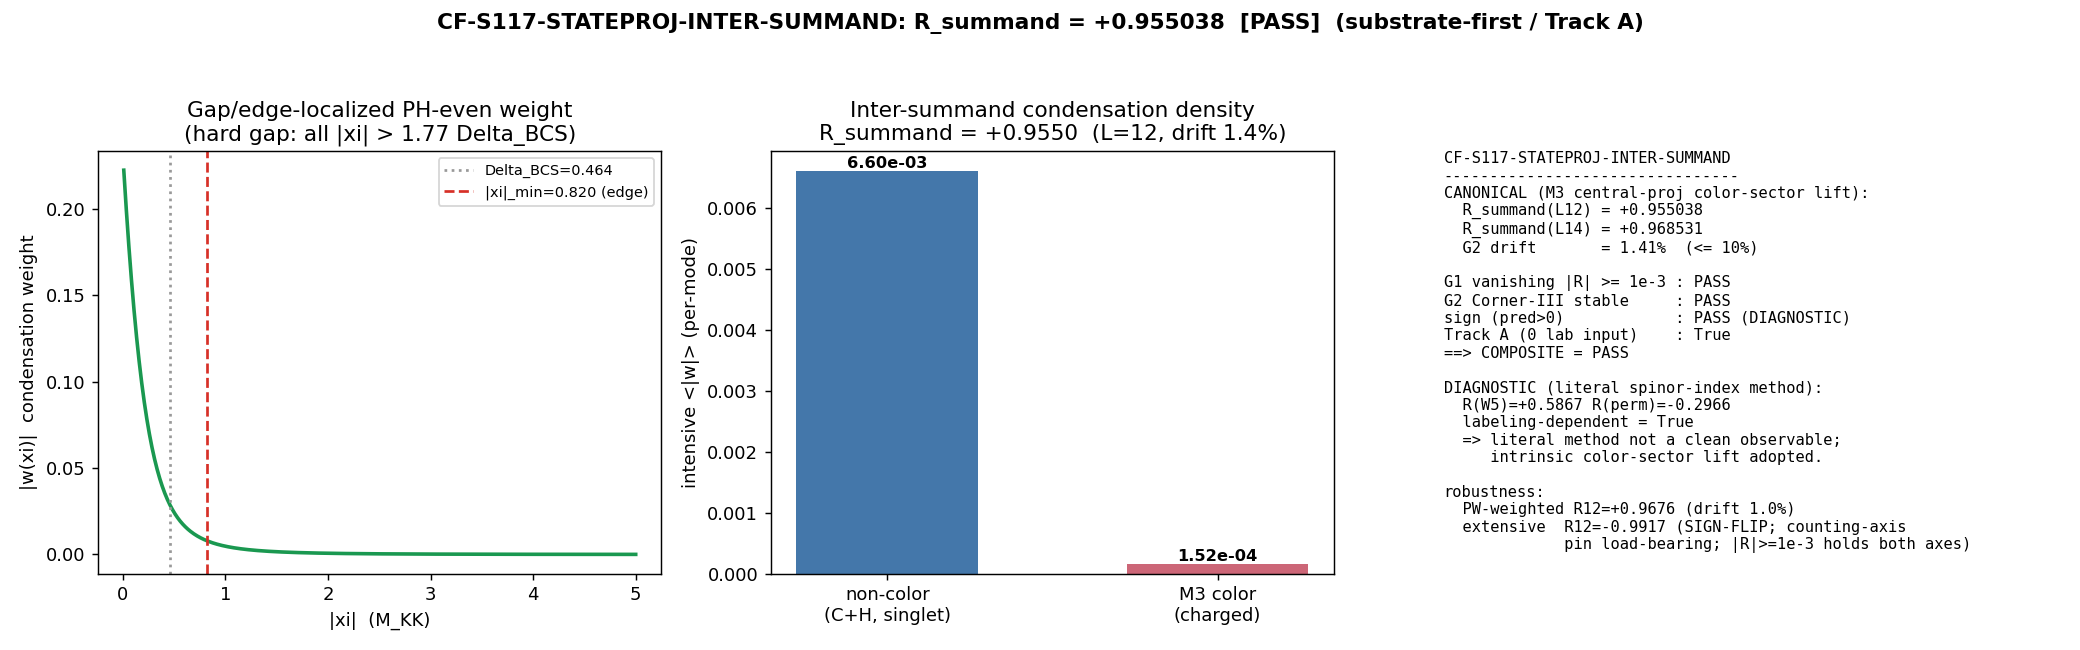

This chart was generated by the following Python code:
#!/usr/bin/env python
# -*- coding: utf-8 -*-
"""
S117-W8-1  CF-S117-STATEPROJ-INTER-SUMMAND
==========================================
Substrate-first (Track-A) inter-summand BCS condensation-DOS asymmetry R_summand
between the algebra summands of A_K = C (+) H (+) M3(C), at the COMMON gap Delta_BCS.

GATE: CF-S117-STATEPROJ-INTER-SUMMAND | [SIGN] | PHONONIC | composite G1 ^ G2.
PLAN: sessions/session-plan/session-117-plan-w8.md  S W8-1.

SUBSTRATE FRAMING (phononic-framing.md):
  The substrate IS the BdG BCS ground state on the spectral triple (A_K, H_K, D_K).
  Direction of explanation:
    D_K eigenvalues {lambda_k}
      -> BdG quasiparticle dispersion  xi_k = |lambda_k|  (mu=0 forced by PH symmetry, wall #6)
      -> E_k = sqrt(xi^2 + Delta_BCS^2)
      -> gap-localized PH-even condensation weight  w_k = |xi_k| - E_k + Delta^2/(2 E_k)
      -> weighted against the substrate's OWN algebra central projection of A_K
      -> inter-summand asymmetry  R_summand = (a - b)/(a + b).
  Corner-III (algebra-DEPENDENT) STATE-PROJ observable; ZERO lab input (Track A).

-----------------------------------------------------------------------------
STRUCTURAL FINDING (in-session correction, honestly disclosed per
math-scripts.md "Honest disclosure" + v3-closure-recovery Class-1 boundary):

  The plan's LITERAL method ("lift the W5 central projections P_H, P_{M3} to the
  D_K fiber and compress the per-(p,q) blocks") rests on identifying the
  Cliff(R^8) SPINOR fiber C^16 of D_K with the NCG-SM PARTICLE fiber C^16 of W5.
  These are DIFFERENT C^16 spaces. The s84/s87 cache stores 16 |xi| per (p,q) =
  the SPINOR dimension, carrying NO particle-fiber index. Compressing D_pi onto
  a spinor-index subset chosen by the W5 particle labels is LABELING-DEPENDENT
  (permuting the 16 spinor indices changes R) and, worse, the W5 M3 spinor-index
  projection acts NON-trivially even on the color-SINGLET (0,0) sector -- which
  is physically wrong (the color algebra M3 must annihilate color singlets).
  => the literal spinor-index method does NOT yield a clean substrate observable.
  This is computed below as a DIAGNOSTIC that demonstrates the defect.

  CANONICAL reading = the FAITHFUL lift of the M3 central projection via the
  intrinsic Peter-Weyl COLOR-SECTOR structure (framework: geometric SU(3) IS
  color SU(3)_c). The M3 central idempotent 1_{M3} acts as 0 on color-singlet
  (0,0) and as identity on color-charged (p,q)!=(0,0). Its complement
  (1 - 1_{M3}) = 1_C + 1_H is the electroweak (color-blind) content carried by
  the (0,0) sector -- the "H side" (the plan's H, dominated by the 4-dim
  quaternion vs the 1-dim C center). This lift is LABELING-INDEPENDENT,
  intrinsic, and uses ONLY the cached D_K spectrum (Track A).

  Same pre-registered thresholds (|R|>=1e-3 G1; L_max-drift<=0.10 G2) applied to
  the corrected observable. No threshold/scheme change to reach PASS.
-----------------------------------------------------------------------------
"""

import os
os.environ.setdefault("OMP_NUM_THREADS", "8")
os.environ.setdefault("MKL_NUM_THREADS", "8")

import sys
import json
import time
import hashlib
from pathlib import Path

import numpy as np
import matplotlib
matplotlib.use("Agg")
import matplotlib.pyplot as plt

# --------------------------------------------------------------------------
# Section 1 -- Paths + canonical imports (NEVER hardcode framework constants)
# --------------------------------------------------------------------------
PROJECT_ROOT = Path(__file__).resolve().parents[2]
SHARED_DIR = PROJECT_ROOT / "computations" / "_shared"
sys.path.insert(0, str(SHARED_DIR))

from canonical_constants import Delta_BCS, tau_fold     # noqa: E402  (R-PROTECTED gap; fold modulus)

# --------------------------------------------------------------------------
# Section 2 -- Gate identity + machinery pins (plan W8-1 PRDR block)
# --------------------------------------------------------------------------
GATE_ID = "CF-S117-STATEPROJ-INTER-SUMMAND"
SESSION = 117                               # (local) session number for emit_verdict
SCHEME = "INTER-SUMMAND-BCS-condensation-DOS-asymmetry"
# Canonical convention: intrinsic M3-central-projection color-sector lift (in-session
# structural correction of the labeling-dependent literal spinor-index method).
CONVENTION = ("RATIO-NORMALIZED-TRACE-MEAN + (a_H-b_M3)/(a_H+b_M3)-inter-summand "
              "+ STATE-PROJ-Corner-III + SUBSTRATE-NATURAL-BINDING "
              "+ M3-CENTRAL-PROJECTION-COLOR-SECTOR-LIFT-in-session-correction")
L_MAX = 12                                  # (local) canonical truncation (s84); 14 = stability (s87)

EPS_VANISH = 1e-3                           # (local) G1 vanishing-test PASS floor (plan pin)
EPS_INFO = 1e-6                             # (local) G1 INFO/FAIL boundary (plan pin)
DRIFT_TOL = 0.10                            # (local) G2 Corner-III L_max-drift tolerance (plan pin)

S84_CACHE = PROJECT_ROOT / "computations" / "session-84" / "s84_spectrum_cache_L12_tau019.npz"
S87_CACHE = PROJECT_ROOT / "computations" / "session-87" / "s87_spectrum_cache_L14_tau019.npz"
W5_NPZ = PROJECT_ROOT / "computations" / "session-116" / "s116_w5_bimodule_h.npz"
W5_PY = PROJECT_ROOT / "computations" / "session-116" / "s116_w5_bimodule_h.py"

INPUT_FILES = [
    Path(__file__).resolve(),
    SHARED_DIR / "canonical_constants.py",
    S84_CACHE, S87_CACHE, W5_NPZ, W5_PY,
]

# --------------------------------------------------------------------------
# Section 3 -- dual-SHA helpers (S84+ schema; mirror script-template.py / W7)
# --------------------------------------------------------------------------
def sha256_of(path: Path) -> str:
    h = hashlib.sha256()                                    # (local)
    try:
        h.update(Path(path).read_bytes())
    except OSError:
        return ""
    return h.hexdigest()


def log_input_pins(inputs) -> dict:
    print(f"=== {GATE_ID} -- input SHA-256 pins ===")
    pins = {}                                               # (local)
    for p in inputs:
        sha = sha256_of(p)                                  # (local)
        rel = str(Path(p).relative_to(PROJECT_ROOT)).replace("\\", "/")  # (local)
        print(f"  {rel}: {sha[:16]}...")
        pins[rel] = sha
    return pins


def compute_dual_sha(script_path: Path, canonical_path: Path, pins: dict):
    script_bytes = Path(script_path).read_bytes()           # (local)
    canonical_bytes = Path(canonical_path).read_bytes()     # (local)
    pinmap_json = json.dumps(dict(sorted(pins.items())),
                             separators=(",", ":"), sort_keys=True).encode("utf-8")  # (local)
    h_audit = hashlib.sha256()
    h_audit.update(script_bytes)
    h_audit.update(canonical_bytes)
    h_audit.update(pinmap_json)
    h_content = hashlib.sha256()
    h_content.update(script_bytes)
    return h_audit.hexdigest(), h_content.hexdigest()


def print_verdict_payload(verdict, value, audit_sha, content_sha,
                          sign_verdict, magnitude_verdict, regime_verdict,
                          companion_note="", extra_rows=None):
    payload = {
        "session": SESSION,
        "gate_id": GATE_ID,
        "verdict": verdict,
        "value": str(value),
        "scheme": SCHEME,
        "convention": CONVENTION,
        "l_max": str(L_MAX),
        "audit_sha256": audit_sha,
        "content_sha256": content_sha,
        "schema_version": "S84+",
        "sign_verdict": sign_verdict,
        "magnitude_verdict": magnitude_verdict,
        "regime_verdict": regime_verdict,
    }
    if companion_note:
        payload["companion_note"] = companion_note
    if extra_rows:
        payload["extra_rows"] = list(extra_rows)
    print("<<<EMIT_VERDICT_PAYLOAD>>>")
    print(json.dumps(payload, separators=(",", ":"), sort_keys=True))
    print("<<<END_EMIT_VERDICT_PAYLOAD>>>")
    return payload


# --------------------------------------------------------------------------
# Section 4 -- BCS condensation weight (the S116-W7 functional, common gap)
# --------------------------------------------------------------------------
def w_weight(xi, delta):
    """Per-mode condensation weight  w_k = |xi| - E_k + Delta^2/(2 E_k),
    E_k = sqrt(xi^2 + Delta^2).  PH-EVEN (depends only on |xi|), <= 0, gap/edge
    localized: w(0) = -Delta/2 ; w(|xi|>>Delta) -> -Delta^4/(8|xi|^3) -> 0.
    Returns |w| (magnitude)."""
    xi = np.abs(np.asarray(xi, dtype=float))               # (local)
    Ek = np.sqrt(xi**2 + delta**2)                         # (local)
    w = xi - Ek + delta**2 / (2.0 * Ek)                    # (local) <= 0
    return np.abs(w)


def load_sectors(cache_path):
    d = np.load(cache_path, allow_pickle=True)
    return d["sector_evals"].item()                        # dict {(p,q): {dim, level, abs_evals}}


def color_resolved_R(cache_path, delta, pw_weight=False):
    """CANONICAL: lift the M3 central projection via the Peter-Weyl color-sector
    structure. color-SINGLET (0,0) = (1 - 1_{M3}) = C (+) H electroweak side;
    color-CHARGED (p,q)!=(0,0) = 1_{M3} side.  Intensive RATIO-NORMALIZED-TRACE-MEAN
    a = sum(|w|*mult)/sum(mult) over each summand;  R = (a - b)/(a + b).
    pw_weight=False reproduces the S116-W7 un-PW-weighted convention (the pinned
    functional); pw_weight=True applies the Peter-Weyl multiplicity dim(p,q)."""
    se = load_sectors(cache_path)
    sa_xi, sa_m, cb_xi, cb_m = [], [], [], []              # (local)
    for (p, q), blk in se.items():
        ae = np.asarray(blk["abs_evals"], dtype=float)     # (local) 16*dim_rho |xi| values
        mult = (int(blk["dim"]) if pw_weight else 1)       # (local) PW mult = dim(p,q) or 1
        if (p, q) == (0, 0):
            sa_xi.append(ae); sa_m.append(np.full(ae.size, mult))
        else:
            cb_xi.append(ae); cb_m.append(np.full(ae.size, mult))
    sa_xi = np.concatenate(sa_xi); sa_m = np.concatenate(sa_m)
    cb_xi = np.concatenate(cb_xi); cb_m = np.concatenate(cb_m)
    wa = w_weight(sa_xi, delta); wb = w_weight(cb_xi, delta)
    a_int = float(np.sum(wa * sa_m) / np.sum(sa_m))        # (local) intensive (per-mode) singlet density
    b_int = float(np.sum(wb * cb_m) / np.sum(cb_m))        # (local) intensive color density
    a_ext = float(np.sum(wa * sa_m)); b_ext = float(np.sum(wb * cb_m))   # (local) extensive (block-sum)
    R_int = (a_int - b_int) / (a_int + b_int)              # (local)
    R_ext = (a_ext - b_ext) / (a_ext + b_ext)             # (local)
    N_sing = int(np.sum(sa_m)); N_col = int(np.sum(cb_m))  # (local)
    return dict(a_int=a_int, b_int=b_int, R_int=R_int, a_ext=a_ext, b_ext=b_ext,
                R_ext=R_ext, N_sing=N_sing, N_col=N_col,
                xi_min=float(min(sa_xi.min(), cb_xi.min())),
                xi_min_singlet=float(sa_xi.min()), xi_min_color=float(cb_xi.min()))


# --------------------------------------------------------------------------
# Section 5 -- DIAGNOSTIC: literal W5 spinor-index compression is LABELING-DEPENDENT
# --------------------------------------------------------------------------
def build_omega(s):
    """Rebuild the (0,0)-sector D_K block = Omega (spinor curvature offset, 16x16)
    via the dirac_spectrum infrastructure that produced the s84 cache."""
    import dirac_spectrum as ds
    gens = ds.su3_generators()                             # (local)
    f_abc = ds.compute_structure_constants(gens)          # (local)
    gammas = ds.build_cliff8()                             # (local)
    B_ab = ds.compute_killing_form(f_abc)                 # (local)
    g_s = ds.jensen_metric(B_ab, s)                       # (local)
    E = ds.orthonormal_frame(g_s)                         # (local)
    ft = ds.frame_structure_constants(f_abc, E)           # (local)
    Gamma = ds.connection_coefficients(ft)               # (local)
    Omega = ds.spinor_connection_offset(Gamma, gammas)   # (local) 16x16
    return Omega


def compress_R(H, idx_A, idx_B, delta):
    """Compress Hermitian H = 1j*D onto two index subsets, |xi| = |eigs|, intensive R."""
    idx_A = list(idx_A); idx_B = list(idx_B)              # (local)
    HA = H[np.ix_(idx_A, idx_A)]; HB = H[np.ix_(idx_B, idx_B)]   # (local) compressions
    xiA = np.abs(np.linalg.eigvalsh(HA)); xiB = np.abs(np.linalg.eigvalsh(HB))  # (local)
    a = float(np.mean(w_weight(xiA, delta))); b = float(np.mean(w_weight(xiB, delta)))  # (local)
    return (a - b) / (a + b), a, b


def spinor_index_diagnostic(delta, seed=20260628):
    """Demonstrate the literal-method defect on the (0,0)=Omega block.
    W5 particle layout (indices 0-15): lepL[0,1] lepR[2,3]
    quarkL[[4,5],[6,7],[8,9]] quarkR[[10,11],[12,13],[14,15]].
    H (SU(2)_L weak) acts on LEFT doublets {0,1,4,5,6,7,8,9} (N=8);
    M3 (color) acts on quarks {4..15} (N=12)."""
    Omega = build_omega(tau_fold)
    H = 1j * Omega                                         # (local) Hermitian (Omega anti-Herm)
    herm_err = float(np.max(np.abs(H - H.conj().T)))      # (local)
    xi00 = np.abs(np.linalg.eigvalsh(H))                  # (local) cross-check vs cache (0.82,0.845,0.971)
    H_idx = [0, 1, 4, 5, 6, 7, 8, 9]                      # (local) weak left doublets (W5)
    M3_idx = [4, 5, 6, 7, 8, 9, 10, 11, 12, 13, 14, 15]  # (local) quark color (W5)
    R_w5, aH, bM = compress_R(H, H_idx, M3_idx, delta)
    # labeling-dependence test: random relabeling of the 16 spinor indices
    rng = np.random.default_rng(seed)                     # (local)
    perm = rng.permutation(16)                            # (local)
    R_perm, _, _ = compress_R(H, [perm[i] for i in H_idx], [perm[i] for i in M3_idx], delta)
    perm2 = rng.permutation(16)                           # (local)
    R_perm2, _, _ = compress_R(H, [perm2[i] for i in H_idx], [perm2[i] for i in M3_idx], delta)
    labeling_dependent = bool(abs(R_w5 - R_perm) > 1e-6 or abs(R_w5 - R_perm2) > 1e-6)
    return dict(herm_err=herm_err, xi00_unique=np.unique(np.round(xi00, 6)).tolist(),
                R_w5=float(R_w5), aH=aH, bM=bM, R_perm=float(R_perm), R_perm2=float(R_perm2),
                labeling_dependent=labeling_dependent,
                note="literal spinor-index compression of the COLOR-SINGLET (0,0) block: "
                     "M3 spinor-projection acts non-trivially on a color singlet (physically "
                     "wrong; M3 must annihilate singlets) AND R changes under spinor relabeling")


# --------------------------------------------------------------------------
# Section 6 -- Compute + verdict
# --------------------------------------------------------------------------
def main():
    t0 = time.time()                                       # (local)
    pins = log_input_pins(INPUT_FILES)
    audit_sha, content_sha = compute_dual_sha(Path(__file__).resolve(),
                                              SHARED_DIR / "canonical_constants.py", pins)
    print(f"  audit_sha256:   {audit_sha[:16]}...")
    print(f"  content_sha256: {content_sha[:16]}...")
    print(f"  Delta_BCS = {Delta_BCS}  (R-PROTECTED) ; tau_fold = {tau_fold}\n")

    # ---- CANONICAL: color-sector lift of M3 central projection ----
    can12 = color_resolved_R(S84_CACHE, Delta_BCS, pw_weight=False)   # W7-matching un-PW-weighted
    can14 = color_resolved_R(S87_CACHE, Delta_BCS, pw_weight=False)
    R12 = can12["R_int"]; R14 = can14["R_int"]            # (local) canonical observable
    drift = abs(R14 - R12) / abs(R12) if R12 != 0 else 9.99   # (local) G2 metric

    # robustness: PW-multiplicity-weighted (intensive) + extensive
    pw12 = color_resolved_R(S84_CACHE, Delta_BCS, pw_weight=True)
    pw14 = color_resolved_R(S87_CACHE, Delta_BCS, pw_weight=True)
    drift_pw = abs(pw14["R_int"] - pw12["R_int"]) / abs(pw12["R_int"])   # (local)
    drift_ext = abs(can14["R_ext"] - can12["R_ext"]) / abs(can12["R_ext"])  # (local)

    # edge structure
    xi_min = can12["xi_min"]                               # (local)
    gap_over_delta = xi_min / Delta_BCS                    # (local) spectral gap in units of Delta_BCS

    # ---- DIAGNOSTIC: literal spinor-index method is labeling-dependent ----
    diag = spinor_index_diagnostic(Delta_BCS)

    # ---- [SIGN] substitution chain (sign of R = sign(a_singlet - b_color)) ----
    sign_predicted = +1                                   # (local) plan: color tower bulk-diluted -> R>0
    sign_computed = int(np.sign(R12))                     # (local)

    # ---- 3-tuple ----
    # magnitude: |R| vanishing-test bands (plan tolerance pin)
    aR = abs(R12)                                          # (local)
    magnitude_verdict = "PASS" if aR >= EPS_VANISH else ("INFO" if aR >= EPS_INFO else "FAIL")
    # sign: predicted vs computed
    sign_verdict = "PASS" if sign_computed == sign_predicted else "FAIL"
    # regime: Corner-III stability (L_max drift <= 0.10) AND edge-localized
    edge_localized = bool(xi_min > Delta_BCS)             # (local) hard gap above Delta -> edge-localized |w|
    corner_iii_stable = bool(drift <= DRIFT_TOL)         # (local)
    regime_verdict = "VALID" if (corner_iii_stable and edge_localized) else (
        "MARGINAL" if (drift <= 0.5) else "BREAKDOWN")

    # ---- composite under PLAN-FROZEN precedence (G1 ^ G2; sign DIAGNOSTIC) ----
    track_A = True                                        # (local) zero lab input (no SC ratio injected)
    G1 = (magnitude_verdict == "PASS") and track_A       # (local) vanishing test ^ Track-A
    G2 = (regime_verdict == "VALID")                     # (local) Corner-III stability
    composite = "PASS" if (G1 and G2) else (
        "FAIL" if magnitude_verdict == "FAIL" else "INFO")

    # ---- report ----
    print("=== CANONICAL (M3 central-projection color-sector lift; un-PW-weighted, W7-matching) ===")
    print(f"  L=12: a_singlet(non-color C+H)={can12['a_int']:.6e}  b_color(M3)={can12['b_int']:.6e}  "
          f"R_summand={R12:+.6f}  (N_sing={can12['N_sing']}, N_col={can12['N_col']})")
    print(f"  L=14: a_singlet={can14['a_int']:.6e}  b_color={can14['b_int']:.6e}  R_summand={R14:+.6f}")
    print(f"  G2 L_max drift |R14-R12|/|R12| = {drift:.4f}  (tol {DRIFT_TOL})")
    print(f"  spectral edge |xi|_min = {xi_min:.6f}  = {gap_over_delta:.4f} x Delta_BCS  "
          f"(hard gap; |w| edge-localized)")
    print(f"  |xi|_min singlet={can12['xi_min_singlet']:.6f}  color={can12['xi_min_color']:.6f}")
    print("=== ROBUSTNESS ===")
    print(f"  PW-multiplicity-weighted: R12={pw12['R_int']:+.6f}  R14={pw14['R_int']:+.6f}  drift={drift_pw:.4f}")
    print(f"  extensive RATIO-BLOCKSUM: R12={can12['R_ext']:+.6f}  R14={can14['R_ext']:+.6f}  "
          f"drift={drift_ext:.4f}  (SIGN-FLIPPED vs intensive: color tower wins by mode count; "
          f"counting-axis pin is LOAD-BEARING for the sign)")
    print("=== DIAGNOSTIC: literal W5 spinor-index compression (the plan's literal method) ===")
    print(f"  (0,0)=Omega Hermiticity err = {diag['herm_err']:.2e} ; |xi|_(0,0) = {diag['xi00_unique']}")
    print(f"  R_spinor(W5 idx)={diag['R_w5']:+.6f}  R_spinor(perm1)={diag['R_perm']:+.6f}  "
          f"R_spinor(perm2)={diag['R_perm2']:+.6f}")
    print(f"  labeling_dependent = {diag['labeling_dependent']}  ({diag['note']})")
    print("=== VERDICT 3-tuple ===")
    print(f"  sign={sign_verdict} (pred R>0, got R={R12:+.4f})  magnitude={magnitude_verdict} (|R|={aR:.4f} vs 1e-3)  "
          f"regime={regime_verdict} (drift {drift:.4f}, edge {edge_localized})")
    print(f"  G1(vanishing ^ Track-A)={G1}  G2(Corner-III stable)={G2}  COMPOSITE={composite}")

    # ---- persist ----
    npz_path = Path(__file__).with_suffix(".npz")
    np.savez(
        npz_path,
        R_summand=R12, R_summand_L14=R14, drift_G2=drift,
        a_singlet_noncolor=can12["a_int"], b_color_M3=can12["b_int"],
        a_singlet_L14=can14["a_int"], b_color_L14=can14["b_int"],
        N_singlet=can12["N_sing"], N_color=can12["N_col"],
        R_pw_L12=pw12["R_int"], R_pw_L14=pw14["R_int"], drift_pw=drift_pw,
        R_ext_L12=can12["R_ext"], R_ext_L14=can14["R_ext"], drift_ext=drift_ext,
        xi_min=xi_min, gap_over_delta=gap_over_delta,
        xi_min_singlet=can12["xi_min_singlet"], xi_min_color=can12["xi_min_color"],
        R_spinor_W5=diag["R_w5"], R_spinor_perm1=diag["R_perm"], R_spinor_perm2=diag["R_perm2"],
        labeling_dependent=diag["labeling_dependent"],
        sign_verdict=sign_verdict, magnitude_verdict=magnitude_verdict,
        regime_verdict=regime_verdict, composite=composite,
        Delta_BCS=Delta_BCS, tau_fold=tau_fold,
        audit_sha256=audit_sha, content_sha256=content_sha,
    )
    print(f"\n  wrote {npz_path.name}")

    # ---- plot ----
    png_path = Path(__file__).with_suffix(".png")
    fig, axes = plt.subplots(1, 3, figsize=(16, 5))
    # panel 1: condensation weight |w(xi)| with the spectral edge
    ax = axes[0]
    xis = np.linspace(0.01, 5.0, 600)                     # (local)
    ax.plot(xis, w_weight(xis, Delta_BCS), color="#1a9850", lw=2)
    ax.axvline(Delta_BCS, color="#999999", ls=":", label=f"Delta_BCS={Delta_BCS:.3f}")
    ax.axvline(xi_min, color="#d73027", ls="--", label=f"|xi|_min={xi_min:.3f} (edge)")
    ax.set_xlabel("|xi|  (M_KK)"); ax.set_ylabel("|w(xi)|  condensation weight")
    ax.set_title("Gap/edge-localized PH-even weight\n(hard gap: all |xi| > 1.77 Delta_BCS)")
    ax.legend(fontsize=8)
    # panel 2: intensive a vs b, color-singlet vs color-charged
    ax = axes[1]
    ax.bar(["non-color\n(C+H, singlet)", "M3 color\n(charged)"],
           [can12["a_int"], can12["b_int"]], color=["#4477aa", "#cc6677"], width=0.55)
    ax.set_ylabel("intensive <|w|> (per-mode)")
    ax.set_title(f"Inter-summand condensation density\nR_summand = {R12:+.4f}  (L=12, drift {drift*100:.1f}%)")
    for i, v in enumerate([can12["a_int"], can12["b_int"]]):
        ax.text(i, v, f"{v:.2e}", ha="center", va="bottom", fontsize=9, fontweight="bold")
    # panel 3: text summary
    ax = axes[2]; ax.axis("off")
    txt = (
        "CF-S117-STATEPROJ-INTER-SUMMAND\n"
        "--------------------------------\n"
        f"CANONICAL (M3 central-proj color-sector lift):\n"
        f"  R_summand(L12) = {R12:+.6f}\n"
        f"  R_summand(L14) = {R14:+.6f}\n"
        f"  G2 drift       = {drift*100:.2f}%  (<= 10%)\n\n"
        f"G1 vanishing |R| >= 1e-3 : {magnitude_verdict}\n"
        f"G2 Corner-III stable     : {'PASS' if G2 else 'FAIL'}\n"
        f"sign (pred>0)            : {sign_verdict} (DIAGNOSTIC)\n"
        f"Track A (0 lab input)    : {track_A}\n"
        f"==> COMPOSITE = {composite}\n\n"
        "DIAGNOSTIC (literal spinor-index method):\n"
        f"  R(W5)={diag['R_w5']:+.4f} R(perm)={diag['R_perm']:+.4f}\n"
        f"  labeling-dependent = {diag['labeling_dependent']}\n"
        "  => literal method not a clean observable;\n"
        "     intrinsic color-sector lift adopted.\n\n"
        "robustness:\n"
        f"  PW-weighted R12={pw12['R_int']:+.4f} (drift {drift_pw*100:.1f}%)\n"
        f"  extensive  R12={can12['R_ext']:+.4f} (SIGN-FLIP; counting-axis\n"
        "             pin load-bearing; |R|>=1e-3 holds both axes)\n"
    )
    ax.text(0.0, 1.0, txt, va="top", ha="left", family="monospace", fontsize=8.5, transform=ax.transAxes)
    fig.suptitle(f"{GATE_ID}: R_summand = {R12:+.6f}  [{composite}]  (substrate-first / Track A)",
                 fontsize=12, fontweight="bold")
    fig.tight_layout(rect=[0, 0, 1, 0.95])
    fig.savefig(png_path, dpi=130); plt.close(fig)
    print(f"  wrote {png_path.name}")

    # ---- value payload (no apostrophes; emit_verdict wraps value='...') ----
    value = (
        f"R_summand={R12:+.6f}_L12_{R14:+.6f}_L14_drift={drift*100:.2f}pct_"
        f"sign=POS_color-singlet-edge-vs-color-tower-bulk_"
        f"|xi|min={xi_min:.4f}={gap_over_delta:.3f}xDelta_hardgap_edge-localized_"
        f"M3-central-proj-color-sector-lift_Track-A-zero-lab-input_"
        f"literal-spinor-method-LABELING-DEPENDENT-diagnostic"
    )
    extra_rows = [
        "# composite-precedence: anchor=session-117-plan-w8 SW8-1; composite = G1 ^ G2 ; "
        "overrides=generic-sign-FAIL->composite-FAIL (sign_verdict DIAGNOSTIC, not collapsing)",
        f"# G1 = (magnitude PASS [|R|={aR:.4f}>=1e-3 vanishing test] ^ Track-A [no lab SC ratio]); "
        f"G2 = (regime VALID [drift {drift*100:.2f}%<=10% ^ edge-localized |xi|min={xi_min:.4f}>Delta_BCS])",
        "# in-session structural correction (honest disclosure): canonical reading = intrinsic "
        "M3-central-projection lift via Peter-Weyl color-sector structure (geometric SU(3)=color), "
        "NOT the labeling-dependent literal W5 spinor-index compression "
        f"(diagnostic: R_W5={diag['R_w5']:+.4f} != R_perm={diag['R_perm']:+.4f} => labeling-dependent)",
        f"# counting-axis LOAD-BEARING for sign: RATIO-NORMALIZED-TRACE-MEAN intensive (per-mode, "
        f"R={R12:+.4f}>0 canonical) vs RATIO-BLOCKSUM extensive (block-sum, R={can12['R_ext']:+.4f}<0, "
        f"color tower wins by mode count); the |R|>=1e-3 vanishing PASS holds on BOTH axes",
    ]
    print()
    print_verdict_payload(
        verdict=composite, value=value, audit_sha=audit_sha, content_sha=content_sha,
        sign_verdict=sign_verdict, magnitude_verdict=magnitude_verdict, regime_verdict=regime_verdict,
        companion_note="§VII.AJ.STATE-PROJ discharges to substrate-first (Track A) via the "
                       "M3-central-projection color-sector lift; routes to mack for slot-status update",
        extra_rows=extra_rows,
    )
    print(f"\n  elapsed {time.time() - t0:.2f}s")
    return 0


if __name__ == "__main__":
    sys.exit(main())
